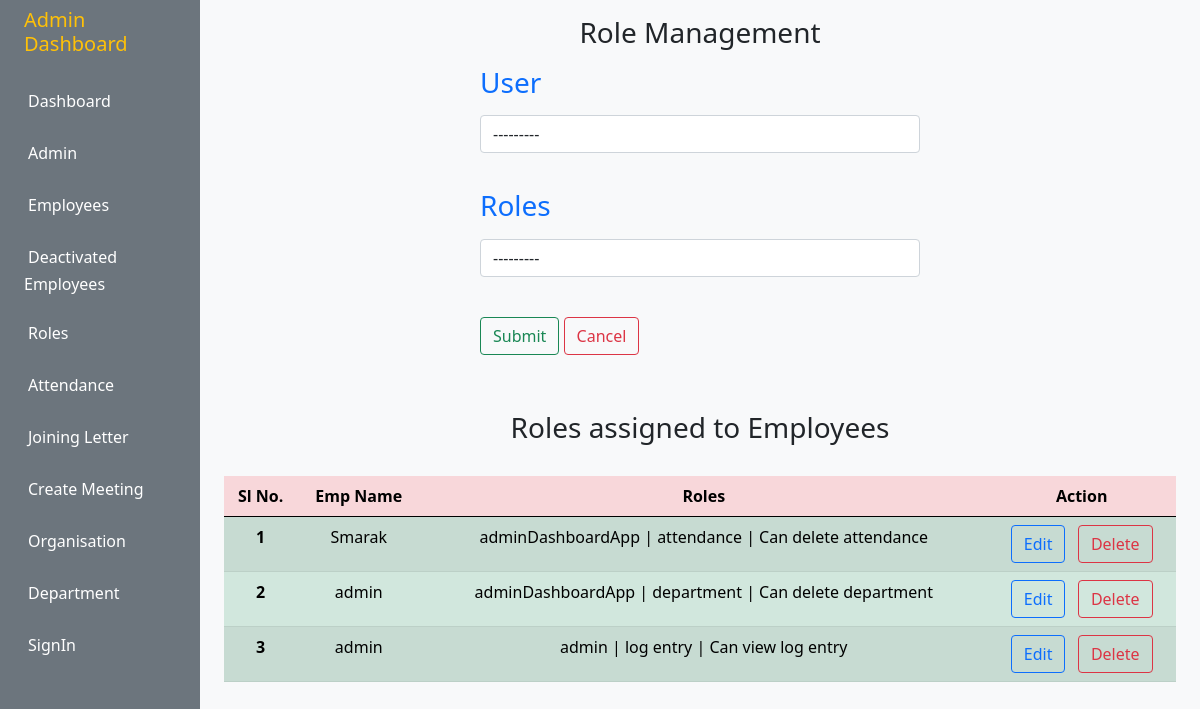
/createRole/, run on the app's committed database.
### adminDashboardApp/models.py (models this page shows, shortened)
class AdminUserRoles(models.Model):
    id = models.AutoField(primary_key=True)
    slug = models.SlugField(max_length=500)
    user = models.ForeignKey(
        User, on_delete=models.CASCADE, related_name="admin_user_role")
    roles = models.ForeignKey(
        Permission, on_delete=models.CASCADE, null=True, related_name='roles')

### adminDashboardApp/views.py (the view, shortened to what this page needs)
class createRoleAdmin(CreateView):
    form_class = AdminUserRolesForm
    template_name = 'roles/create_role_admin_user.html'
    def get_context_data(self, **kwargs):
        context = super().get_context_data(**kwargs)
        context['roles'] = AdminUserRoles.objects.all()
        return context

### adminDashboardApp/forms.py
class AdminUserRolesForm(forms.ModelForm):
    class Meta:
        model = AdminUserRoles
        fields = ['user', 'roles']

### adminDashboardApp/templates/roles/create_role_admin_user.html (shortened to what this page needs)
{% extends 'dashboard/index.html' %} {% load widget_tweaks %}
&nbsp;&nbsp;&nbsp;{% block contentbody %}
<div class="container col-sm-6">
  <form method="post" enctype="multipart/form-data">
    <h3><p class="text-center">Role Management</p></h3>
    {% csrf_token %} {% for field in form.visible_fields %}
    <div class="form-group mt-1">
      <h3><p class="text-primary">{{field.label}}</p></h3>
      {% render_field field class="form-control mb-2" name=field.label %}&nbsp;
    </div>
    {% endfor %}
    <button type="submit" class="btn btn-outline-success mt-2 mb-2">
      Submit
    </button>
    <a href="#" class="me-2 btn btn-outline-danger float-right">Cancel</a>
  </form>
</div>
<br /><br />
<h3 class="text-center">Roles assigned to Employees</h3>
<br />
<div class="container-fluid">
  <div class="row">
    <table class="table table-success table-striped text-center table-hover">
      <thead class="table-danger">
        <tr>
          <th scope="col">Sl No.</th>
          <th scope="col">Emp Name</th>
          <th scope="col">Roles</th>
          <th scope="col">Action</th>
        </tr>
      </thead>
      <tbody>
        {% for role in roles %}
        <tr>
          <th scope="row">{{forloop.counter}}</th>
          <td>{{role.user.username}}</td>
          <td>{{role.roles}}</td>
          <td>
            <a
              class="btn btn-outline-primary"
              href="{% url 'adminDjango:roleUpdate' slug=role.slug %}"
              >Edit</a
            >&nbsp;&nbsp;&nbsp;<a
              href="{% url 'adminDjango:deleteRole' slug=role.slug %}"
              class="btn btn-outline-danger"
              >Delete</a
            >
          </td>
        </tr>
        {% endfor %}
      </tbody>
    </table>
  </div>
</div>
{% endblock %}

### data on the page
AdminUserRoles: user.username "Smarak", roles "adminDashboardApp | attendance | Can delete attendance"
AdminUserRoles: user.username "admin", roles "adminDashboardApp | department | Can delete department"
AdminUserRoles: user.username "admin", roles "admin | log entry | Can view log entry"

### other printed values
{{ field.label }} "User" "Roles"
